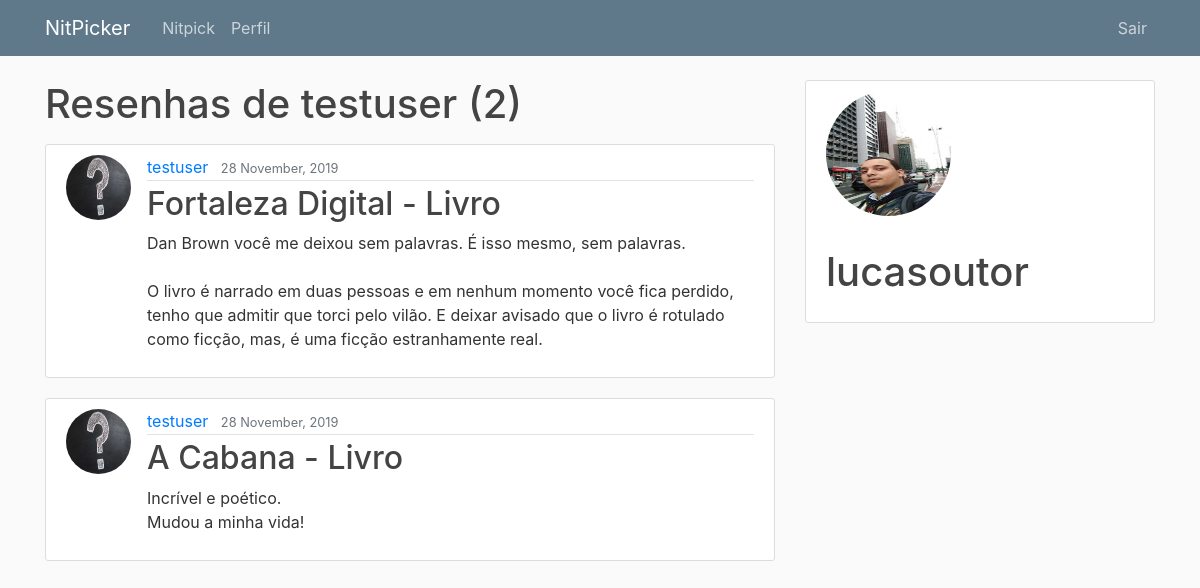
Page /user/testuser (signed in) on the committed database.
### blog/models.py (models this page shows, shortened)
class Post(models.Model):
    title = models.CharField(max_length=100)
    content = models.TextField()
    Midia = models.CharField(max_length=100)
    date_posted = models.DateTimeField(default=timezone.now)
    author = models.ForeignKey(User, on_delete=models.CASCADE)

### users/models.py (models this page shows, shortened)
class Profile(models.Model):
    user = models.OneToOneField(User, on_delete=models.CASCADE)
    image = models.ImageField(default='default.jpg', upload_to='profile_pics')

### blog/views.py (the view)
# urls.py: path('user/<str:username>', UserPostListView.as_view(), name='user-posts'),
class UserPostListView(ListView):
    model = Post
    template_name = 'blog/user_posts.html'  # <app>/<model>_<viewtype>.html
    context_object_name = 'posts'
    paginate_by = 5
    def get_queryset(self):
        user = get_object_or_404(User, username=self.kwargs.get('username'))
        return Post.objects.filter(author=user).order_by('-date_posted')

### blog/templates/blog/user_posts.html (shortened to what this page needs)
{% extends "blog/base.html" %}
{% block content %}
    <h1 class="mb-3">Resenhas de {{ view.kwargs.username }} ({{ page_obj.paginator.count }})</h1>
    {% for post in posts %}
        <article class="media content-section">
          <img class="rounded-circle article-img" src="{{ post.author.profile.image.url }}">
          <div class="media-body">
            <div class="article-metadata">
              <a class="mr-2" href="{% url 'user-posts' post.author.username %}">{{ post.author }}</a>
              <small class="text-muted">{{ post.date_posted|date:"d F, Y" }}</small>
            </div>
            <h2><a class="article-title" href="{% url 'post-detail' post.id %}">{{ post.title }} - {{post.Midia}}</a></h2>
            <p class="article-content">{{ post.content }}</p>
          </div>
        </article>
    {% endfor %}
{% endblock content %}

### blog/templates/blog/base.html (shortened to what this page needs)
{% load static %}
<!DOCTYPE html>
<html>
<head>
	<link rel="stylesheet" href="https://maxcdn.bootstrapcdn.com/bootstrap/4.0.0/css/bootstrap.min.css">
    <link rel="stylesheet" type="text/css" href="{% static 'blog/main.css' %}">
</head>
<body>
	<header class="site-header">
		<nav class="navbar navbar-expand-md navbar-dark bg-steel fixed-top">
			<div class="container">
				<a class="navbar-brand mr-4" href="/">NitPicker</a>
				<div class="collapse navbar-collapse" id="navbarToggle">
					<div class="navbar-nav mr-auto">
						{% if user.is_authenticated %}
						<a class="nav-item nav-link" href="{% url 'post-create' %}">Nitpick</a>
						<a class="nav-item nav-link" href="{% url 'profile' %}">Perfil</a>
						{% endif %}
					</div>
					<div class="navbar-nav">
						{% if user.is_authenticated %}
						<a class="nav-item nav-link" href="{% url 'logout' %}">Sair</a>
						{% else %}
						<a class="nav-item nav-link" href="{% url 'login' %}">Entrar</a>
						<a class="nav-item nav-link" href="{% url 'register' %}">Cadastrar</a>
						{% endif %}
					</div>
				</div>
			</div>
		</nav>
	</header>
	<main role="main" class="container">
		<div class="row">
			<div class="col-md-8">
				{% block content %}{% endblock %}
			</div>
			{% if user.is_authenticated %}
			<div class="col-md-4">
				<div class="content-section">
					<img class="rounded-circle account-img" src="{{ user.profile.image.url }}">
					<p class='text-muted'>
						<h2 class="account-heading">{{ user.username }}</h2>
					</p>
				</div>
			</div>
			{% endif %}
		</div>
	</main>
</body>
</html>

### blog/static/blog/main.css (style rules this page uses)
body { background: #fafafa; color: #333333; margin-top: 5rem; }
h1, h2, h3, h4, h5, h6 { color: #444444; }
.bg-steel { background-color: #5f788a; }
.site-header .navbar-nav .nav-link { color: #cbd5db; }
.content-section { background: #ffffff; padding: 10px 20px; border: 1px solid #dddddd; border-radius: 3px; margin-bottom: 20px; }
.article-title { color: #444444; }
.article-content { white-space: pre-line; }
.article-img { height: 65px; width: 65px; margin-right: 16px; }
.article-metadata { padding-bottom: 1px; margin-bottom: 4px; border-bottom: 1px solid #e3e3e3 }
.account-img { height: 125px; width: 125px; margin-right: 20px; margin-bottom: 16px; }
.account-heading { font-size: 2.5rem; }

### rows in the picture
Post: author.profile.image (picture), author "testuser", date_posted "28 November, 2019", title "Fortaleza Digital", Midia "Livro", content "Dan Brown você me deixou sem palavras. É isso mesmo, sem palavras. O livro é narrado em duas pessoas e em nenhum momento você fica perdido, tenho que admitir que torci pelo vilão. E deixar avisado que o livro é rotulado como ficção, mas, é uma ficção estranhamente real."
Post: author.profile.image (picture), author "testuser", date_posted "28 November, 2019", title "A Cabana", Midia "Livro", content "Incrível e poético. Mudou a minha vida!"

### other values in the picture
{{ view.kwargs.username }} "testuser"
{{ page_obj.paginator.count }} "2"
{{ user.username }} "lucasoutor"
